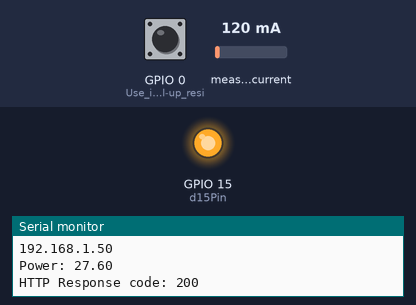
The sketch below on a simulated ESP32. Parts: output pins drawn as LEDs (lit = HIGH), the last lines printed to the serial monitor. The inputs (shaded band) are chosen by the test bench; at power-on: GPIO 0 (Use_internal_pull-up_resi) HIGH, measured current 120 mA (analog values on the 0–4095 scale). WiFi joins after 1.5 s; servers stay silent unless stated; uploads are accepted with an empty reply.

Above: at 2.7 s.
2.8 s: GPIO 0 (Use_internal_pull-up_resi) pulled LOW for 1.85 s
At 6.37 s:
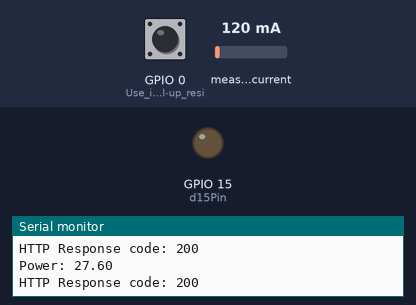
8.0 s: GPIO 0 (Use_internal_pull-up_resi) pulled LOW for 3.2 s
At 13.6 s:
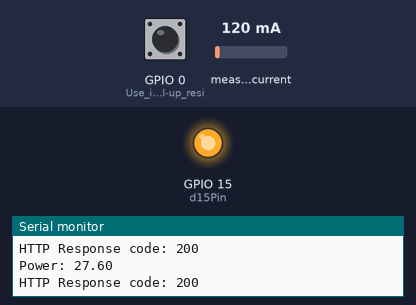
Timing chart, 0 to 15.1 s (numbered marks = the images above; inputs shaded):
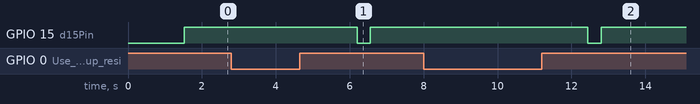

The sketch:

esp32app.ino
```cpp
/*
  Connect ESP32 to Cloud
 * Description:  This sketch connects to a flask cloud sending power data
 *  Author: kode2go
 *  github: kode2go
 *  01.2:
 *  send device number
 *
 *  01.1:
 *  serial port code version*
 *
 */

#include <WiFi.h>
#include <WiFiMulti.h>
#include <HTTPClient.h>
#include "EmonLib.h"
#include <Arduino.h> // Include the Arduino.h library for ESP32
#include <driver/adc.h>

EnergyMonitor emon1;
WiFiMulti WiFiMulti;
HTTPClient ask;
// TODO: user config
const char* ssid     = "VODAFONE8550"; //Wifi SSID
const char* password = "FTJ9CY2DAHL3D5TQ"; //Wifi Password

const char* serverUrl = "http://34.125.194.47/influxdb/write?db=esp02";
const char* code_version = "esp_32_flask_api_serial_01.5.py";
const String measurement = "data";
const char* device_num = "esp04";

// Define the pin number for D13
const int d15Pin = 15; // Pin D13

// Variables to track button state
int bootButtonState = LOW;
int bootButtonStatePrev = LOW;


void setup(){

  adc1_config_channel_atten(ADC1_CHANNEL_6, ADC_ATTEN_DB_11);
  analogReadResolution(10);
  emon1.current(34, 30);

  // open serial
  Serial.begin(115200);
  Serial.println("*****************************************************");
  Serial.println("Code version: ");
  Serial.println(code_version);
  Serial.println("Device Number: ");
  Serial.println(device_num);

  Serial.println("********** Program Start : Connect ESP32 to WiFi.");
  Serial.println("Wait for WiFi... ");

  // connecting to the WiFi network
  WiFiMulti.addAP(ssid, password);
  while (WiFiMulti.run() != WL_CONNECTED) {
    Serial.print(".");
    delay(500);
  }
  // connected
  Serial.println("WiFi connected");
  Serial.println("IP address: ");
  Serial.println(WiFi.localIP());

  // Initialize the D15 pin as an output
  pinMode(d15Pin, OUTPUT);
  // Set the initial state of D15 to LOW
  digitalWrite(d15Pin, LOW);
  pinMode(0, INPUT_PULLUP); // Use internal pull-up resistor for the button
}


void loop() {

    // Read the state of the BOOT button
    bootButtonState = digitalRead(0); // GPIO 0 is connected to the BOOT button

    // Check if the button state has changed (button pressed or released)
    if (bootButtonState != bootButtonStatePrev) {
      // Button state has changed
      if (bootButtonState == HIGH) {
       // Button is pressed
        // Toggle the state of D13
        if (digitalRead(d15Pin) == LOW) {
          digitalWrite(d15Pin, HIGH);
        } else {
         digitalWrite(d15Pin, LOW);
        }
      }
    }

    // Update the previous button state
    bootButtonStatePrev = bootButtonState;


    double rawIrms = emon1.calcIrms(3000); // Calculate Irms only

    double power = rawIrms * 230.0;

      // Check if power is greater than 1500
    if (power > 1500) {
        digitalWrite(d15Pin, LOW);
    } else {
        digitalWrite(d15Pin, HIGH);
    }
    String dataToSend = measurement + " value=" + String(power);
    Serial.print("Power: ");
    Serial.println(power);

    // Send POST request to Flask server
    HTTPClient http;
    http.begin(serverUrl);
    http.addHeader("Content-Type", "application/x-www-form-urlencoded");
    //int httpResponseCode = http.POST("data=" + dataToSend);
    int httpResponseCode = http.POST(dataToSend);

    if (httpResponseCode > 0) {
        Serial.print("HTTP Response code: ");
        Serial.println(httpResponseCode);
    } else {
        Serial.print("Error sending POST request!");
        Serial.println(httpResponseCode);
    }

    http.end();

    delay(1000); // Send data every 1 seconds
}
```

Measured:
- after the input at 2.8 s, GPIO 15 (d15Pin): HIGH → LOW after 3.4 s, → HIGH 0.36 s later
- after the input at 8.0 s, GPIO 15 (d15Pin): HIGH → LOW after 4.4 s, → HIGH 0.36 s later
